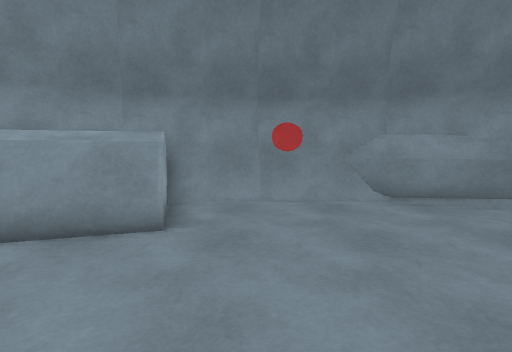
[1] (above)

12 first-person views from a walk through a 3-D level made in the Unity game engine. The camera is 1.3 m above the floor, tilts 6° down and sees 85° across. The floor is counted in squares, 1 m on a side. Each view is taken from the middle of a square. On the plan, view 1 faces up. The plan holds only what a view shows up to about 13 squares ahead; the rest is blank. The place goes on beyond the plan.

[2]
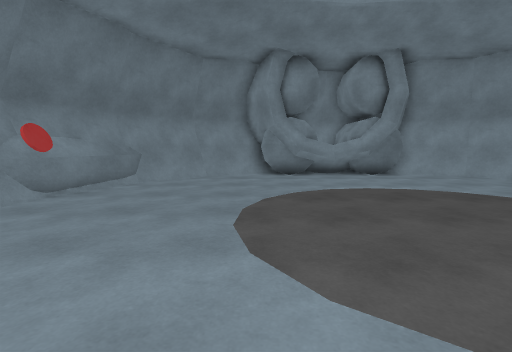

[3]
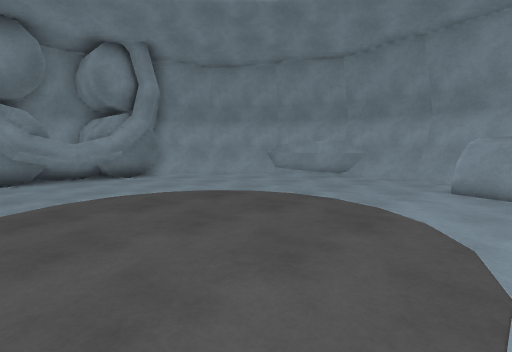

[4]
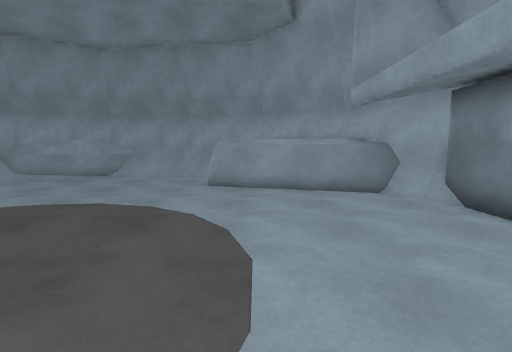

[5]
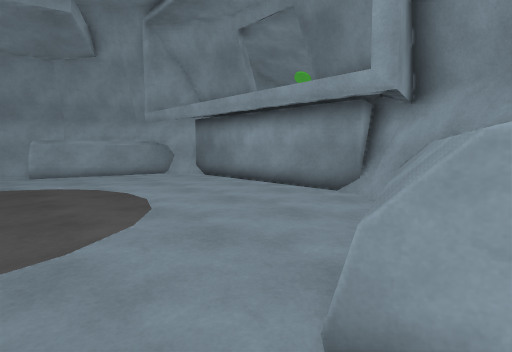

[6]
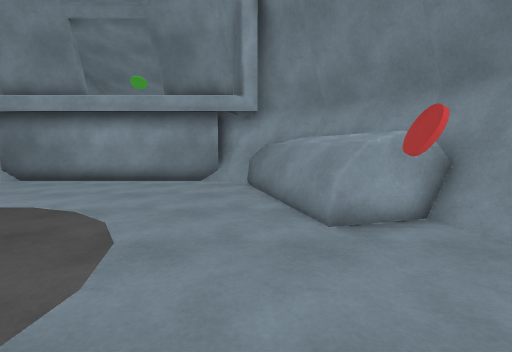

[7]
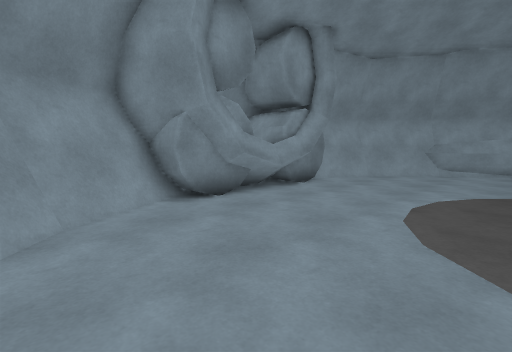

[8]
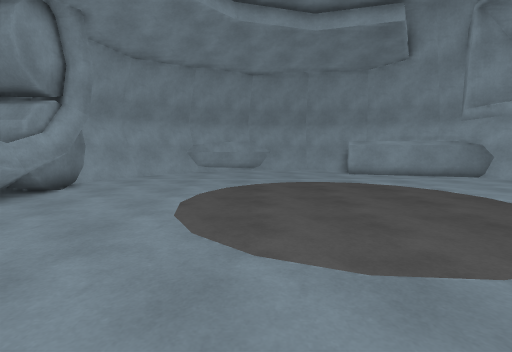

[9]
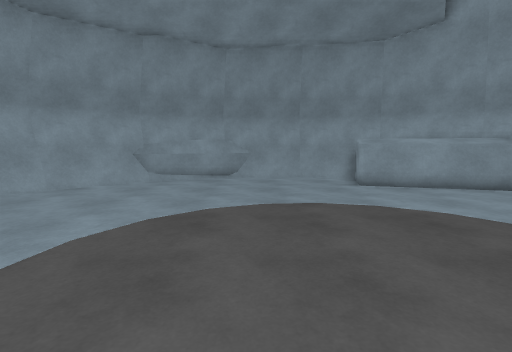

[10]
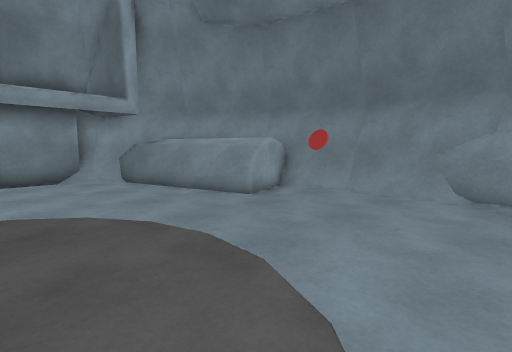

[11]
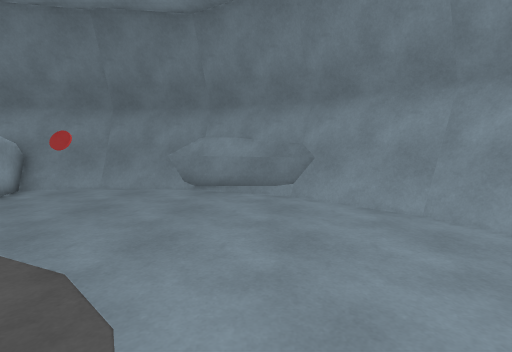

[12]
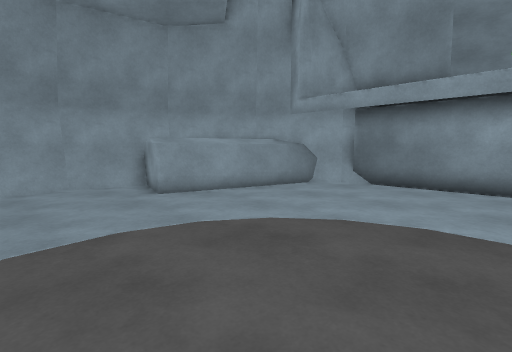

### Floor plan
Key: @ floor where view 1 was taken; # wall or solid block; . floor; = window, fence, low wall or low ledge; ^ raised ledge; R red disc.
Columns run from 8 left of view 1 to 9 right of it. Each row starts with its distance up from view 1.
  7     ##########
  6    ## ^.....####
  5   #^^^^.......###
  4  #^^^^^.RR.....=##
  3 ##^^............=#
  2 ##...............#
  1 #................#
  0 #.......@........#
 -1 #................#
 -2 #................#
 -3 #................#
 -4 #................#
 -5 #................#
 -6 #................#
 -7 ##...............#
 -8 ##^^............=#
 -9  #^^^^^........=##
-10   #^^^^.......###
-11    ## ^.....####
-12     ##########

Where each view was taken, in squares from view 1:
view 1: 0 up, 0 right, facing up
view 2: 1 up, 4 left, facing right
view 3: 0 up, 3 left, facing down-right
view 4: 0 up, 3 left, facing down
view 5: 5 up, 0 right, facing down-left
view 6: 3 up, 3 right, facing left
view 7: 4 up, 3 right, facing down-right
view 8: 4 up, 3 right, facing down
view 9: 0 up, 2 right, facing down
view 10: 1 down, 4 right, facing up-left
view 11: 2 down, 5 right, facing up
view 12: 2 down, 2 right, facing down-left
